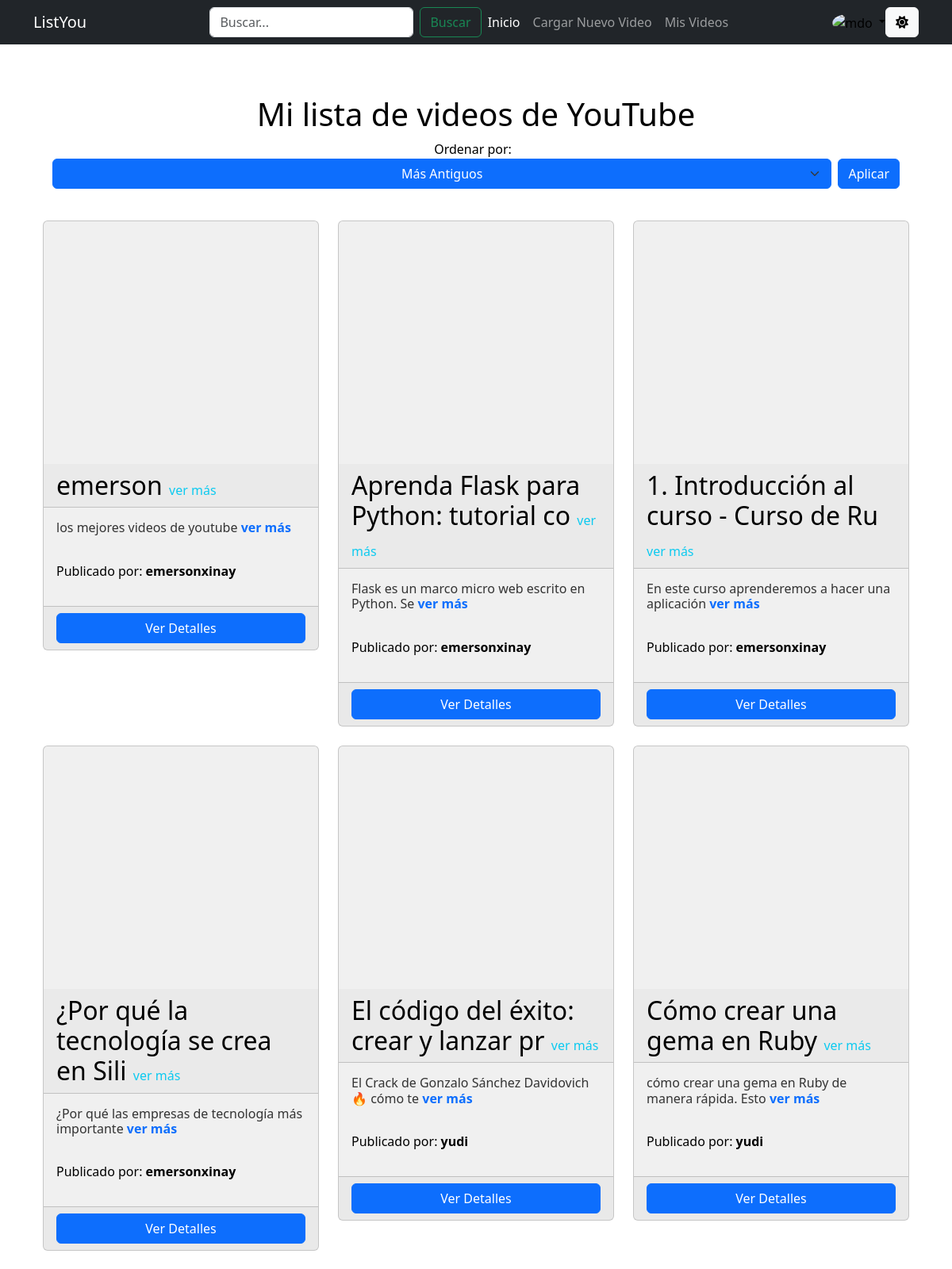
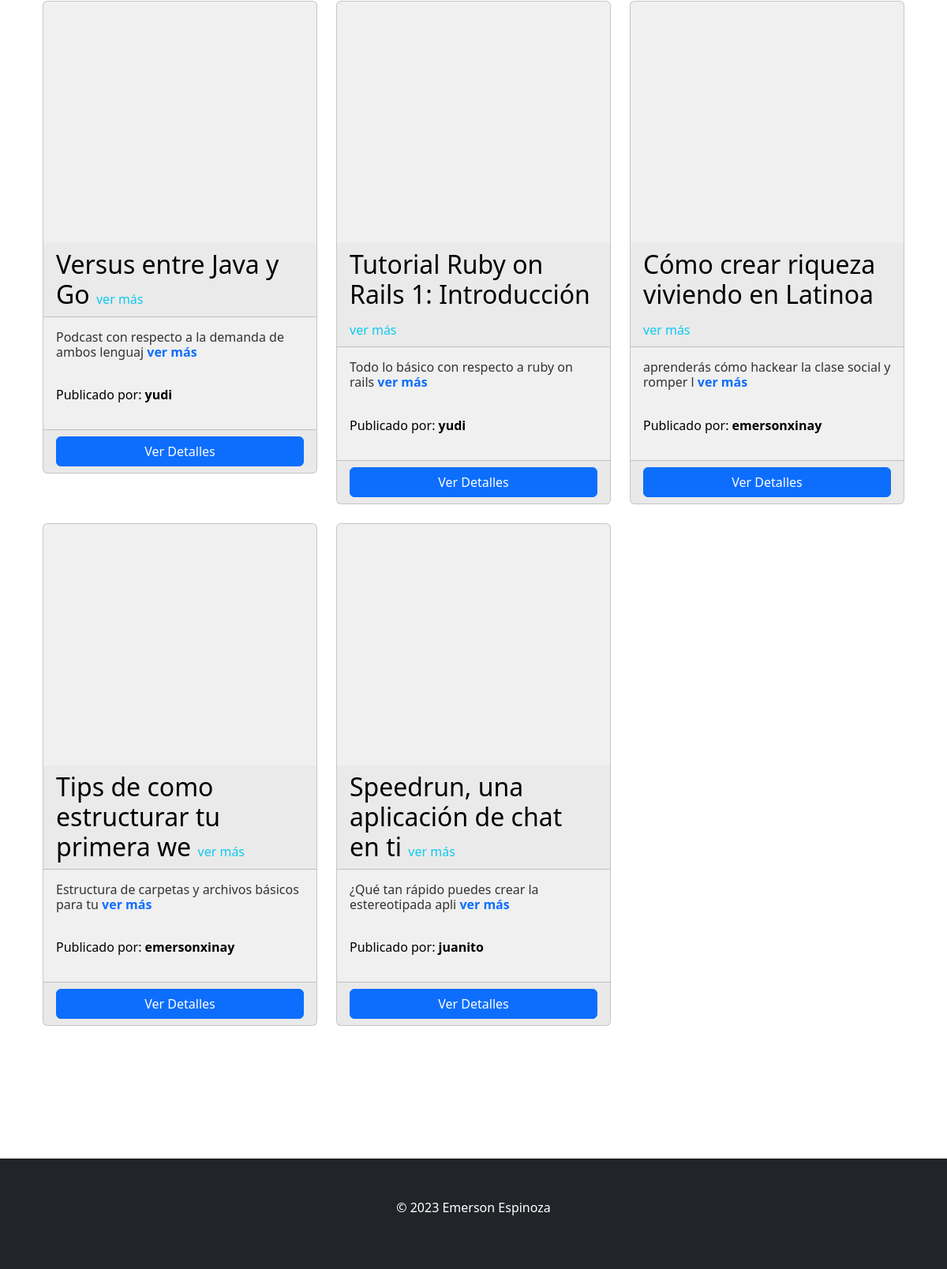
Screenshot of / (signed in) with the database file from the repository (2 pictures, top to bottom).
### app.py (models this page shows, shortened)
class Video(db.Model):
    id = db.Column(db.Integer, primary_key=True)
    title = db.Column(db.String(255), nullable=False)
    description = db.Column(db.Text, nullable=True)
    youtube_url = db.Column(db.String(255), nullable=False)
    video_id = db.Column(db.String(255), nullable=False)
    fecha_creacion = db.Column(db.DateTime, default=datetime.utcnow)
    fecha_actualizacion = db.Column(
        db.DateTime, default=datetime.utcnow, onupdate=datetime.utcnow)
    user_id = db.Column(db.Integer, db.ForeignKey('user.id'), nullable=False)

class User(db.Model, UserMixin):
    id = db.Column(db.Integer, primary_key=True)
    username = db.Column(db.String(80), unique=True, nullable=False)
    password_hash = db.Column(db.String(120), nullable=False)
    profile_picture = db.Column(db.String(255), nullable=True)
    name = db.Column(db.String(255), nullable=True)
    description = db.Column(db.Text, nullable=True)
    videos = db.relationship('Video', backref='user', lazy=True)

### app.py (the view)
@app.route('/')
def index():
    title = "Lista de mis videos de  youtube"
    orden = request.args.get('orden', 'desc')
    if orden == 'asc':
        videos = Video.query.order_by(Video.id.asc()).all()
    else:
        videos = Video.query.order_by(Video.id.desc()).all()
    return render_template('index.html', videos=videos, embed_youtube_url=embed_youtube_url, title=title)

### app.py (called while the page is built)
def embed_youtube_url(youtube_url):
    if "youtube.com" in youtube_url:
        coincidencias = re.search(
            r"(?:https?:\/\/)?(?:www\.)?youtu(?:\.be|be\.com)\/(?:watch\?v=)?([^\s&]+)", youtube_url)
        if coincidencias:
            return f"https://www.youtube.com/embed/{coincidencias.group(1)}"
    elif "youtu.be" in youtube_url:
        video_id = youtube_url.split("/")[-1]
        return f"https://www.youtube.com/embed/{video_id}"
    return "Formato de Url no compatible"

@login_manager.user_loader
def load_user(user_id):
    return User.query.get(int(user_id))

### templates/index.html (shortened to what this page needs)
{% extends "base.html" %} {% block principal %}
<div class="container mb-5">
  <div class=" text-center">
    <h1>Mi lista de videos de YouTube</h1>
  </div>
  <div class="row mb-4 text-center ">
    <div class="  text-center">
      <form class="mb-3">
        <div class="d-flex justify-content-center align-items-center">
          <div class="col mx-2">
            <label for="ordenSelect" class="me-2">Ordenar por:</label>
            <div class="d-flex">
              <select
                id="ordenSelect"
                class="form-select btn btn-primary mx-1 d-block  "
                name="orden"
              >
                <option value="asc" class="btn btn-success">
                  Más Antiguos
                </option>
              </select>
              <button type="submit" class="btn btn-primary  mx-1 d-block ">
                Aplicar
              </button>
            </div>
          </div>
        </div>
      </form>
    </div>
  </div>
  <div class="row">
    {% for video in videos %}
    <div class="col-md-4">
      <div class="card mb-4">
        <div class="embed-responsive embed-responsive-16by9">
          <iframe
            class="embed-responsive-item"
            src="{{ embed_youtube_url(video.youtube_url) }}"
            frameborder="0"
            width="100%"
            height="300px"
            allowfullscreen
          ></iframe>
        </div>
        <h2 class="card-header title">
          {{ video.title[:38] }}
          <strong class="text-info">
            <a href="/video/{{ video.id }}" class="text-decoration-none h6"
              >ver más</a
            >
          </strong>
        </h2>
        <div class="card-body">
          <p class="card-text h6 description">
            {{ video.description[:50] }}
            <strong class="text-info">
              <a href="/video/{{ video.id }}" class="text-decoration-none"
                >ver más</a
              >
            </strong>
          </p>
          <br />
          <p class="title">
            Publicado por: <strong class=""> {{ video.user.username }} </strong>
          </p>
        </div>
        <div class="card-footer">
          <a
            href="/video/{{ video.id }}"
            class="btn btn-primary d-block mx-auto"
            >Ver Detalles</a
          >
        </div>
      </div>
    </div>
    {% endfor %}
  </div>
</div>
{% endblock %}

### templates/base.html (shortened to what this page needs)
<!DOCTYPE html>
<html lang="en">
<head>
  <link rel="stylesheet" href="https://cdnjs.cloudflare.com/ajax/libs/font-awesome/6.2.0/css/all.min.css" />
  <link rel="stylesheet" href="{{url_for('static', filename='css/style.css')}}" />
  <link href="https://cdn.jsdelivr.net/npm/bootstrap@5.3.2/dist/css/bootstrap.min.css" rel="stylesheet"
 />
</head>
<body>
  <div class="container-fluid bg-dark ">{% include "shared/nav.html" %}</div>
  <main class="container   mt-5 pt-5 pb-5">
    {% block principal %}{% endblock %}
  </main>
  <footer class="footer container-fluid bg-dark mt-5 ">
    {% include "shared/footer.html" %}
  </footer>
</body>
</html>

### templates/shared/nav.html (shortened to what this page needs)
<nav class="navbar navbar-expand-md navbar-dark fixed-top bg-dark ">
  <div class="container">
    <a class="navbar-brand" href="{{ url_for('index') }}">ListYou</a>
    <div class="navbar-collapse collapse " id="navbarCollapse" style="">
      <ul class="navbar-nav me-auto mb-2 mb-md-0 ml-auto">
        <li class="nav-item">
          <a
            class="nav-link active"
            aria-current="page"
            href="{{ url_for('index') }}"
          ></a>
        </li>
      </ul>
      <form
        class="d-flex"
        role="search"
        action="{{ url_for('search') }}"
        method="GET"
      >
        <input
          class="form-control me-2"
          type="search"
          name="query"
          placeholder="Buscar..."
          aria-label="Search"
        />
        <button class="btn btn-outline-success" type="submit">Buscar</button>
      </form>
      <ul class="navbar-nav me-auto mb-2 mb-md-0 ml-auto">
        <li class="nav-item">
          <a
            class="nav-link active"
            aria-current="page"
            href="{{ url_for('index') }}"
            >Inicio</a
          >
        </li>
        {% if current_user.is_authenticated %}
        <li class="nav-item active">
          <a class="nav-link btn btn-info" href="{{ url_for('upload_video') }}"
            >Cargar Nuevo Video</a
          >
        </li>
        <li class="nav-item active">
          <a class="nav-link btn btn-primary" href="{{ url_for('mis_videos') }}"
            >Mis Videos</a
          >
        </li>
        {% endif %}
      </ul>
      {% if current_user.is_authenticated %}
      <div class="dropdown  text-end">
        <a
          href="#"
          class="d-block link-body-emphasis text-decoration-none dropdown-toggle"
          data-bs-toggle="dropdown"
          aria-expanded="false"
        >
          <img
            src="https://avatars.githubusercontent.com/u/51926375?v=4"
            alt="mdo"
            width="32"
            height="32"
            class="rounded-circle"
          />
        </a>
      </div>
      {% endif %}
    </div>
    <button id="toggle-mode" class="btn btn-light">
      <i class="fas fa-sun"></i>
    </button>
  </div>
</nav>

### templates/shared/footer.html
<div class="container">
  <footer class="py-3 my-4">
    <p class="text-center  text-white">© 2023 Emerson Espinoza</p>
  </footer>
</div>

### static/css/style.css (style rules this page uses)
body { position: relative; min-height: 100vh; margin: 0; padding: 0; }
.footer { position: relative; bottom: 0; background-color: #333; color: #fff; text-align: center; padding: 10px 0; }
.day-mode { background-color: #fff; color: #000; }
.day-mode .title { color: #000; }
.day-mode .description { color: #333; }
.day-mode .card { background-color: #f0f0f0; }

### rows the page displays
Video: title "emerson", description "los mejores videos de youtube", user.username "emersonxinay"
Video: title "Aprenda Flask para Python: tutorial co", description "Flask es un marco micro web escrito en Python. Se", user.username "emersonxinay"
Video: title "1. Introducción al curso - Curso de Ru", description "En este curso aprenderemos a hacer una aplicación", user.username "emersonxinay"
Video: title "¿Por qué la tecnología se crea en Sili", description "¿Por qué las empresas de tecnología más importante", user.username "emersonxinay"
Video: title "El código del éxito: crear y lanzar pr", description "El Crack de Gonzalo Sánchez Davidovich 🔥 cómo te", user.username "yudi"
Video: title "Cómo crear una gema en Ruby", description "cómo crear una gema en Ruby de manera rápida. Esto", user.username "yudi"
Video: title "Versus entre Java y Go", description "Podcast con respecto a la demanda de ambos lenguaj", user.username "yudi"
Video: title "Tutorial Ruby on Rails 1: Introducción", description "Todo lo básico con respecto a ruby on rails", user.username "yudi"
Video: title "Cómo crear riqueza viviendo en Latinoa", description "aprenderás cómo hackear la clase social y romper l", user.username "emersonxinay"
Video: title "Tips de como estructurar tu primera we", description "Estructura de carpetas y archivos básicos para tu", user.username "emersonxinay"
Video: title "Speedrun, una aplicación de chat en ti", description "¿Qué tan rápido puedes crear la estereotipada apli", user.username "juanito"
